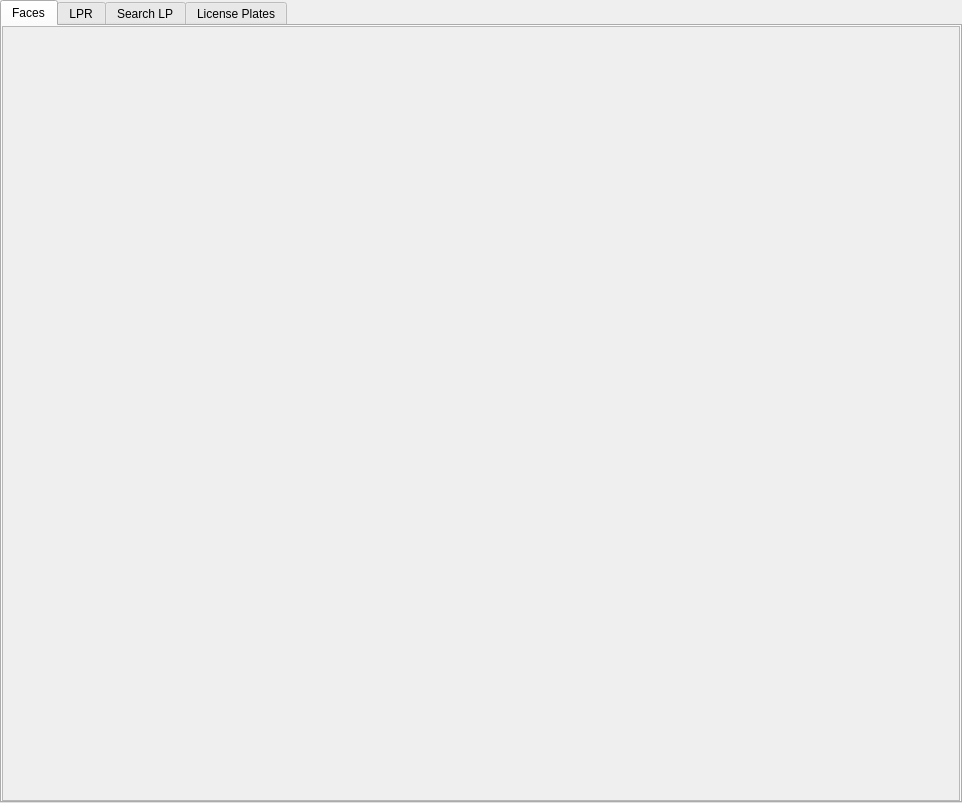
<?xml version="1.0" encoding="UTF-8"?>
<ui version="4.0">
 <class>TilerDisplay</class>
 <widget class="QDialog" name="TilerDisplay">
  <property name="geometry">
   <rect>
    <x>0</x>
    <y>0</y>
    <width>962</width>
    <height>803</height>
   </rect>
  </property>
  <property name="minimumSize">
   <size>
    <width>962</width>
    <height>800</height>
   </size>
  </property>
  <property name="windowTitle">
   <string>Tiles</string>
  </property>
  <layout class="QGridLayout" name="gridLayout_2">
   <property name="leftMargin">
    <number>0</number>
   </property>
   <property name="topMargin">
    <number>0</number>
   </property>
   <property name="rightMargin">
    <number>0</number>
   </property>
   <property name="bottomMargin">
    <number>0</number>
   </property>
   <item row="0" column="0">
    <widget class="QTabWidget" name="tabWidget">
     <property name="currentIndex">
      <number>0</number>
     </property>
     <widget class="QWidget" name="tabAllTiles">
      <attribute name="title">
       <string>Faces</string>
      </attribute>
      <layout class="QGridLayout" name="gridLayout">
       <property name="leftMargin">
        <number>0</number>
       </property>
       <property name="topMargin">
        <number>0</number>
       </property>
       <property name="rightMargin">
        <number>0</number>
       </property>
       <property name="bottomMargin">
        <number>0</number>
       </property>
       <property name="spacing">
        <number>0</number>
       </property>
       <item row="0" column="0">
        <widget class="QScrollArea" name="scrollAreaFaces">
         <property name="widgetResizable">
          <bool>true</bool>
         </property>
         <widget class="QWidget" name="scrollAreaWidgetContents">
          <property name="geometry">
           <rect>
            <x>0</x>
            <y>0</y>
            <width>956</width>
            <height>770</height>
           </rect>
          </property>
         </widget>
        </widget>
       </item>
      </layout>
     </widget>
     <widget class="QWidget" name="tabClusterTab">
      <attribute name="title">
       <string>LPR</string>
      </attribute>
      <layout class="QGridLayout" name="gridLayout_3">
       <property name="leftMargin">
        <number>0</number>
       </property>
       <property name="topMargin">
        <number>0</number>
       </property>
       <property name="rightMargin">
        <number>0</number>
       </property>
       <property name="bottomMargin">
        <number>0</number>
       </property>
       <property name="spacing">
        <number>0</number>
       </property>
       <item row="0" column="0">
        <widget class="QScrollArea" name="scrollAreaCluster">
         <property name="minimumSize">
          <size>
           <width>958</width>
           <height>770</height>
          </size>
         </property>
         <property name="widgetResizable">
          <bool>true</bool>
         </property>
         <widget class="QWidget" name="scrollAreaWidgetContents_2">
          <property name="geometry">
           <rect>
            <x>0</x>
            <y>0</y>
            <width>956</width>
            <height>770</height>
           </rect>
          </property>
         </widget>
        </widget>
       </item>
      </layout>
     </widget>
     <widget class="QWidget" name="tabFR">
      <property name="enabled">
       <bool>true</bool>
      </property>
      <attribute name="title">
       <string>Search LP</string>
      </attribute>
      <widget class="QScrollArea" name="scrollArea">
       <property name="enabled">
        <bool>true</bool>
       </property>
       <property name="geometry">
        <rect>
         <x>6</x>
         <y>9</y>
         <width>940</width>
         <height>753</height>
        </rect>
       </property>
       <property name="widgetResizable">
        <bool>true</bool>
       </property>
       <widget class="QWidget" name="scrollAreaWidgetContents_4">
        <property name="geometry">
         <rect>
          <x>0</x>
          <y>0</y>
          <width>938</width>
          <height>751</height>
         </rect>
        </property>
       </widget>
      </widget>
     </widget>
     <widget class="QWidget" name="tabLprTab">
      <attribute name="title">
       <string>License Plates</string>
      </attribute>
      <layout class="QGridLayout" name="gridLayout_4">
       <item row="0" column="0">
        <widget class="QScrollArea" name="scrollAreaLPR">
         <property name="widgetResizable">
          <bool>true</bool>
         </property>
         <widget class="QWidget" name="scrollAreaWidgetContents_3">
          <property name="geometry">
           <rect>
            <x>0</x>
            <y>0</y>
            <width>938</width>
            <height>752</height>
           </rect>
          </property>
         </widget>
        </widget>
       </item>
      </layout>
     </widget>
    </widget>
   </item>
  </layout>
 </widget>
 <resources/>
 <connections/>
</ui>
